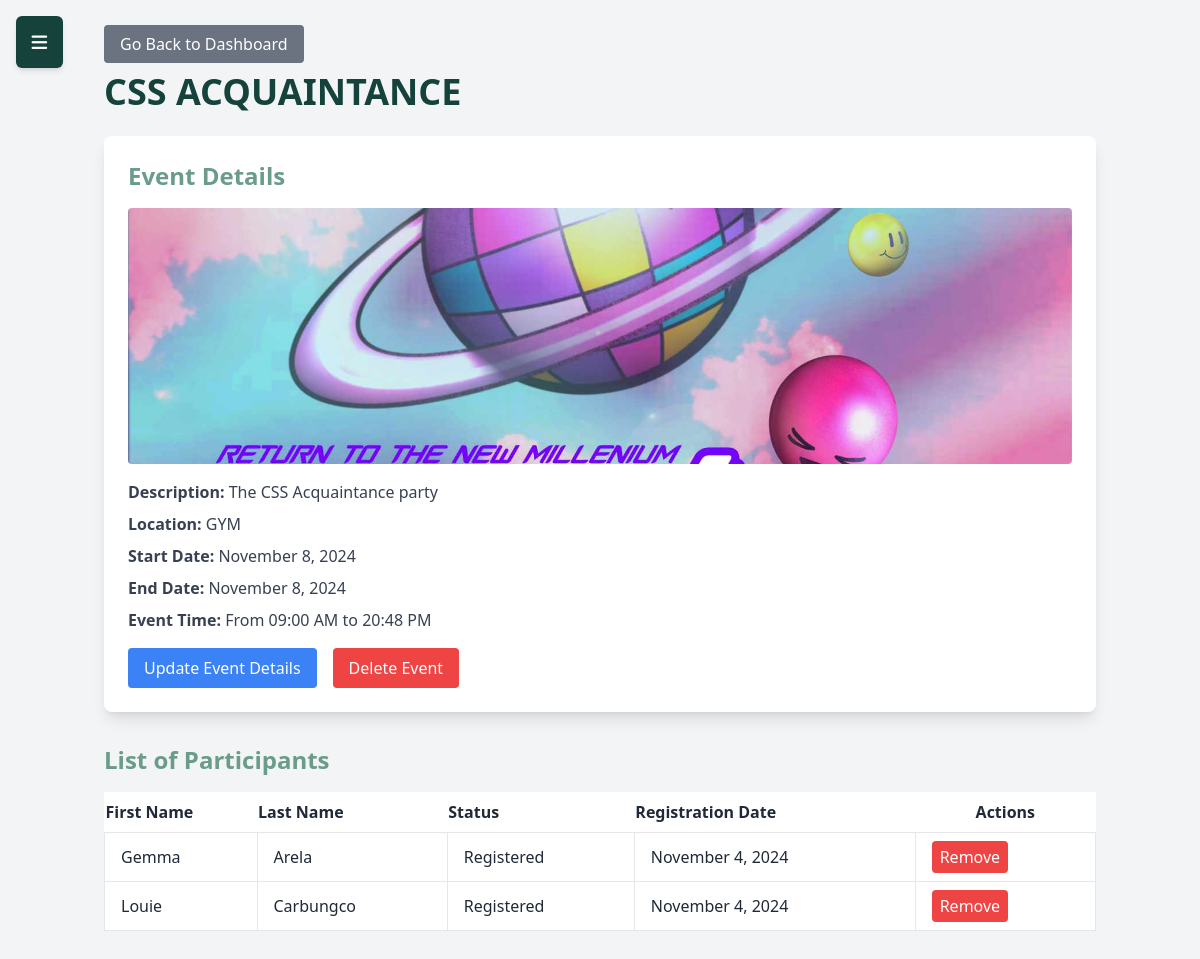
The app's page /event/1/edit/ (signed in), older data.
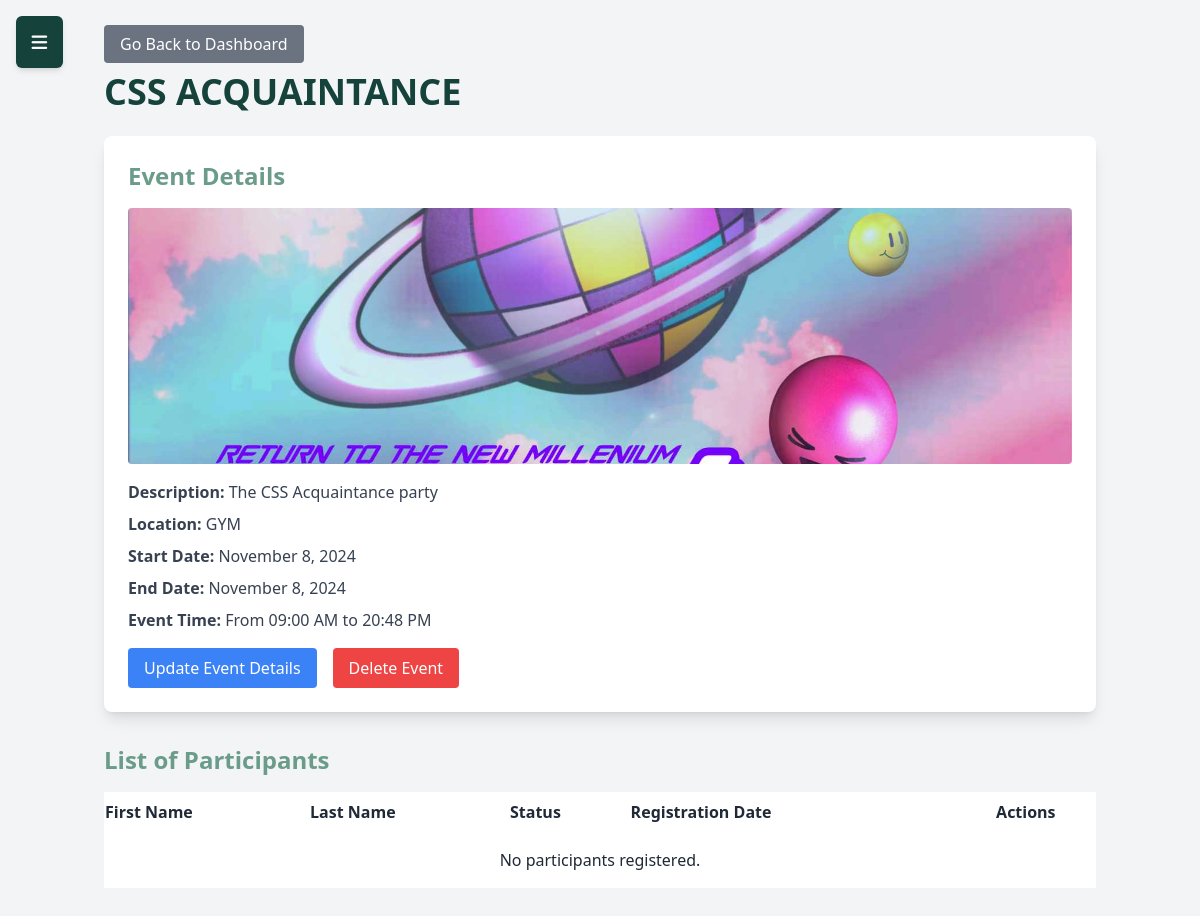
The same page, newer data.
### registration/models.py (models this page shows, shortened)
class Registration(models.Model):
    registration_date = models.DateTimeField(auto_now_add=True)
    status = models.CharField(max_length=20, default="Registered")
    event = models.ForeignKey("event.Event", on_delete=models.CASCADE)
    participant = models.ForeignKey(settings.AUTH_USER_MODEL, on_delete=models.CASCADE)

### users/models.py (models this page shows, shortened)
class CustomUser(AbstractUser):
    middle_initial = models.CharField(max_length=1, blank=True)
    contact_number = models.CharField(max_length=15, blank=True)

### event/views.py (the view)
# urls.py: path('<int:event_id>/edit/', views.edit_event, name='edit_event'),
@login_required
def edit_event(request, event_id):
    event = get_object_or_404(Event, id=event_id)
    if event.organizer != request.user:
        return JsonResponse({"success": False, "error": "You are not allowed to edit this event."}, status=403)
    if request.method == "POST":
        form = EventForm(request.POST, request.FILES, instance=event)
        if form.is_valid():
            form.save()
            return JsonResponse({"success": True})  # Return JSON response on success
        else:
            print("Form errors:", form.errors)
            return JsonResponse({"success": False, "errors": form.errors}, status=400)
    else:
        form = EventForm(instance=event)
        participants = Registration.objects.filter(event=event)
        return render(request, "event/edit_event.html", {
            "event": event,
            "form": form,
            "participants": participants
        })

### event/templates/event/edit_event.html (shortened to what this page needs)
<!DOCTYPE html>
<html lang="en">
<head>
    <script src="https://cdn.tailwindcss.com"></script>
    <link href="https://cdn.jsdelivr.net/npm/daisyui@latest/dist/full.css" rel="stylesheet">
    <link href="https://cdn.jsdelivr.net/npm/@fortawesome/fontawesome-free/css/all.min.css" rel="stylesheet">
</head>
<body class="bg-gray-100 font-sans leading-normal tracking-normal">
<button id="menuButton" class="fixed top-4 left-4 z-50 bg-[var(--color-dark-green)] text-white p-3 rounded-md shadow-md hover:bg-[var(--color-green)]">
    <i class="fas fa-bars text-lg"></i>
</button>
<div class="container mx-auto px-4 py-8">
    <div class="mb-4">
        <a href="{% url 'users:dashboard' %}" class="bg-gray-500 text-white px-4 py-2 rounded">Go Back to Dashboard</a>
    </div>
    <h2 class="text-4xl font-bold mb-6 text-[#16423C]">{{ event.title }}</h2>
    <div class="bg-white p-6 rounded-lg shadow-lg mb-8">
        <h3 class="text-2xl font-semibold mb-4 text-[#6A9C89]">Event Details</h3>
        {% if event.image %}
            <img src="{{ event.image.url }}" alt="Event Image" class="w-full h-64 object-cover rounded mb-4">
        {% endif %}
        <div class="text-gray-700 space-y-2">
            <p><span class="font-semibold">Description:</span> {{ event.description }}</p>
            <p><span class="font-semibold">Location:</span> {{ event.location }}</p>
            <p><span class="font-semibold">Start Date:</span> {{ event.start_date|date:"F j, Y" }}</p>
            <p><span class="font-semibold">End Date:</span> {{ event.end_date|date:"F j, Y" }}</p>
            <p><span class="font-semibold">Event Time:</span> From {{ event.start_time|time:"H:i A" }} to {{ event.end_time|time:"H:i A" }}</p>
        </div>
        <div class="flex mt-4 space-x-4">
            <button onclick="openUpdateModal()" class="bg-blue-500 text-white px-4 py-2 rounded">Update Event Details</button>
            <button onclick="deleteEvent()" class="bg-red-500 text-white px-4 py-2 rounded">Delete Event</button>
        </div>
    </div>
    <h3 class="text-2xl font-semibold mb-4 text-[#6A9C89]">List of Participants</h3>
    <table class="min-w-full bg-white mb-8">
        <thead>
            <tr>
                <th class="py-2 text-left">First Name</th>
                <th class="py-2 text-left">Last Name</th>
                <th class="py-2 text-left">Status</th>
                <th class="py-2 text-left">Registration Date</th>
                <th class="py-2">Actions</th>
            </tr>
        </thead>
        <tbody>
            {% for registration in participants %}
                <tr id="participant-{{ registration.participant.id }}">
                    <td class="border px-4 py-2">{{ registration.participant.first_name }}</td>
                    <td class="border px-4 py-2">{{ registration.participant.last_name }}</td>
                    <td class="border px-4 py-2">{{ registration.status }}</td>
                    <td class="border px-4 py-2">{{ registration.registration_date|date:"F j, Y" }}</td>
                    <td class="border px-4 py-2">
                        <button onclick="removeParticipant('{{ registration.participant.id }}')" class="bg-red-500 text-white px-2 py-1 rounded">Remove</button>
                    </td>
                </tr>
            {% empty %}
                <tr>
                    <td colspan="5" class="text-center py-4">No participants registered.</td>
                </tr>
            {% endfor %}
        </tbody>
    </table>
</div>
</body>
</html>

Row changes from the older to the newer data that the page shows:
removed Registration: participant.first_name "Gemma", participant.last_name "Arela", status "Registered", registration_date "November 4, 2024"
removed Registration: participant.first_name "Louie", participant.last_name "Carbungco", status "Registered", registration_date "November 4, 2024"
Text that changed along with them:
text now shown: "No participants registered."
